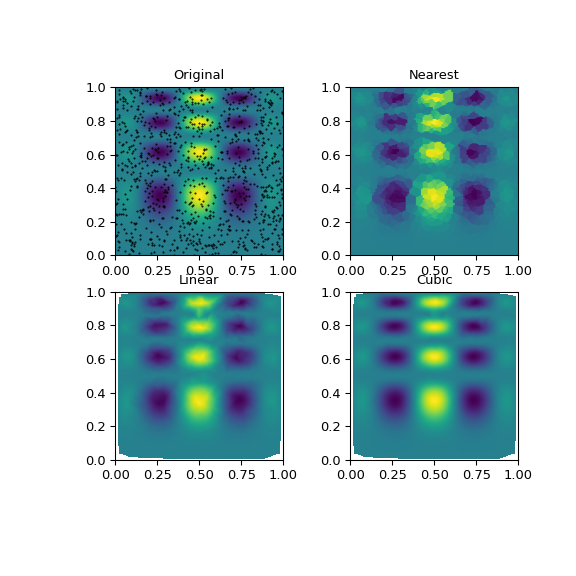

Recreate this plot in Python.
# Suppose we want to interpolate the 2-D function

def func(x, y):
    return x*(1-x)*np.cos(4*np.pi*x) * np.sin(4*np.pi*y**2)**2

# on a grid in [0, 1]x[0, 1]

grid_x, grid_y = np.mgrid[0:1:100j, 0:1:200j]

# but we only know its values at 1000 data points:

rng = np.random.default_rng()
points = rng.random((1000, 2))
values = func(points[:,0], points[:,1])

# This can be done with `griddata` -- below, we try out all of the
# interpolation methods:

from scipy.interpolate import griddata
grid_z0 = griddata(points, values, (grid_x, grid_y), method='nearest')
grid_z1 = griddata(points, values, (grid_x, grid_y), method='linear')
grid_z2 = griddata(points, values, (grid_x, grid_y), method='cubic')

# One can see that the exact result is reproduced by all of the
# methods to some degree, but for this smooth function the piecewise
# cubic interpolant gives the best results:

import matplotlib.pyplot as plt
plt.subplot(221)
plt.imshow(func(grid_x, grid_y).T, extent=(0,1,0,1), origin='lower')
plt.plot(points[:,0], points[:,1], 'k.', ms=1)
plt.title('Original')
plt.subplot(222)
plt.imshow(grid_z0.T, extent=(0,1,0,1), origin='lower')
plt.title('Nearest')
plt.subplot(223)
plt.imshow(grid_z1.T, extent=(0,1,0,1), origin='lower')
plt.title('Linear')
plt.subplot(224)
plt.imshow(grid_z2.T, extent=(0,1,0,1), origin='lower')
plt.title('Cubic')
plt.gcf().set_size_inches(6, 6)
plt.show()
